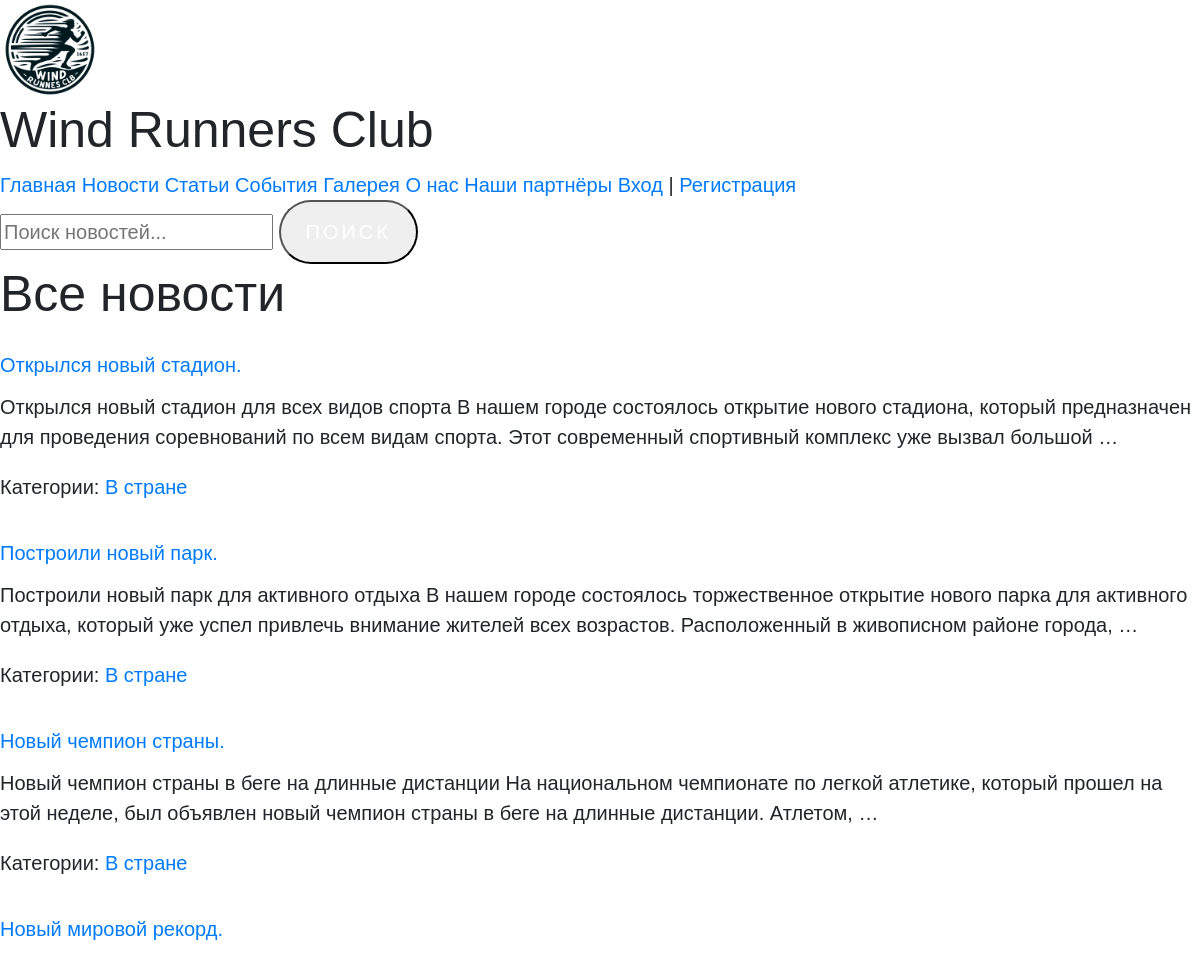
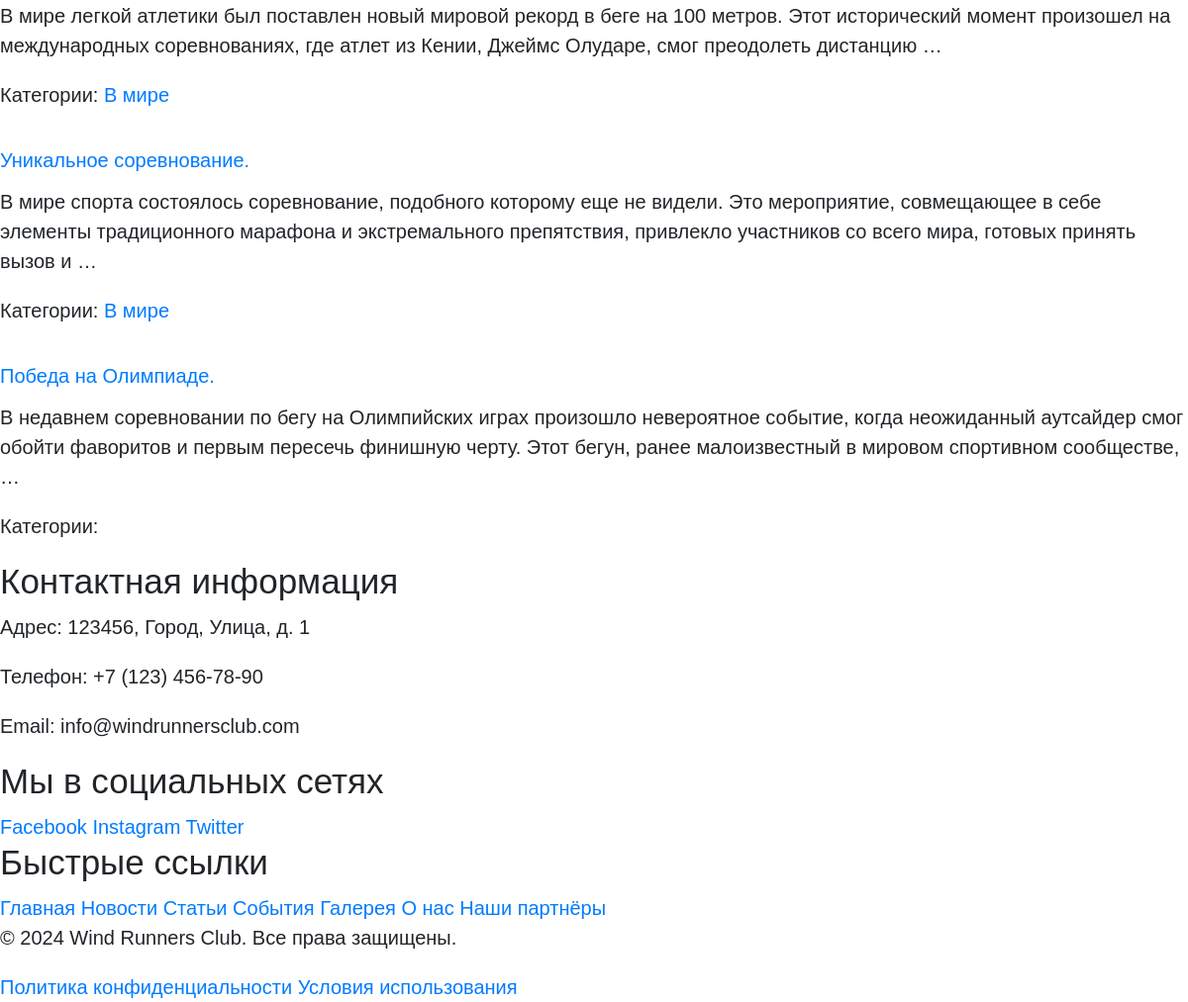
Page /news/ on the committed database (2 pictures, top to bottom).
### news/models.py (models this page shows, shortened)
class News(models.Model):
    news_to_category = models.ManyToManyField(Category, blank=True, related_name='category_news')
    news_title = models.CharField('Название новости', max_length=256)
    news_text = models.TextField('Текст новости')
    news_date = models.DateTimeField('Дата публикации новости', auto_now_add=True)
    cover_image = models.ImageField(upload_to='news/', default='defaults/wrc_emblem.webp')
    class Meta:
        verbose_name = 'Новость'
        verbose_name_plural = 'Новости'

class Category(models.Model):
    category_name_news = models.CharField(max_length=128)
    category_date_news = models.DateTimeField(auto_now_add=True)
    class Meta:
        verbose_name = 'Категория'
        verbose_name_plural = 'Категории'

### news/views.py (the view)
# urls.py: path('', views.main_news, name='news_list'),
def main_news(request):
    search = forms.SearchForm()
    news = News.objects.order_by('-news_date')
    context = {'search': search, 'news': news}
    return render(request, 'news/news_list.html', context)

### news/forms.py
class SearchForm(forms.Form):
    search = forms.CharField(max_length=256)

### news/templates/news/news_list.html (shortened to what this page needs)
{% extends 'base.html' %}
{% block content %}
<form method="get" action="{% url 'news:search_news' %}">
    <input type="text" name="search_query" placeholder="Поиск новостей...">
    <button type="submit">Поиск</button>
</form>
<h1>Все новости</h1>
{% for item in news %}
<div>
    <h2><a href="{% url 'news:news_detail' item.id %}">{{ item.news_title }}</a></h2>
    <p>{{ item.news_text|truncatewords:30 }}</p>
    <p>Категории:
        {% for category in item.news_to_category.all %}
        <a href="{% url 'news:news_by_category' category.id %}">{{ category.category_name_news }}</a>{% if not forloop.last %}, {% endif %}
        {% endfor %}
    </p>
</div>
{% endfor %}
{% endblock %}

### static/css/style.css (style rules this page uses)
* { font-family: Arial; text-decoration: none; font-size: 20px; }

### rows in the picture
News: news_title "Открылся новый стадион.", news_text "Открылся новый стадион для всех видов спорта В нашем городе состоялось открытие нового стадиона, который предназначен для проведения соревнований по всем видам спорта. Этот современный спортивный комплекс уже вызвал большой …"
Category: category_name_news "В стране"
News: news_title "Построили новый парк.", news_text "Построили новый парк для активного отдыха В нашем городе состоялось торжественное открытие нового парка для активного отдыха, который уже успел привлечь внимание жителей всех возрастов. Расположенный в живописном районе города, …"
News: news_title "Новый чемпион страны.", news_text "Новый чемпион страны в беге на длинные дистанции На национальном чемпионате по легкой атлетике, который прошел на этой неделе, был объявлен новый чемпион страны в беге на длинные дистанции. Атлетом, …"
News: news_title "Новый мировой рекорд.", news_text "В мире легкой атлетики был поставлен новый мировой рекорд в беге на 100 метров. Этот исторический момент произошел на международных соревнованиях, где атлет из Кении, Джеймс Олударе, смог преодолеть дистанцию …"
Category: category_name_news "В мире"
News: news_title "Уникальное соревнование.", news_text "В мире спорта состоялось соревнование, подобного которому еще не видели. Это мероприятие, совмещающее в себе элементы традиционного марафона и экстремального препятствия, привлекло участников со всего мира, готовых принять вызов и …"
News: news_title "Победа на Олимпиаде.", news_text "В недавнем соревновании по бегу на Олимпийских играх произошло невероятное событие, когда неожиданный аутсайдер смог обойти фаворитов и первым пересечь финишную черту. Этот бегун, ранее малоизвестный в мировом спортивном сообществе, …"
